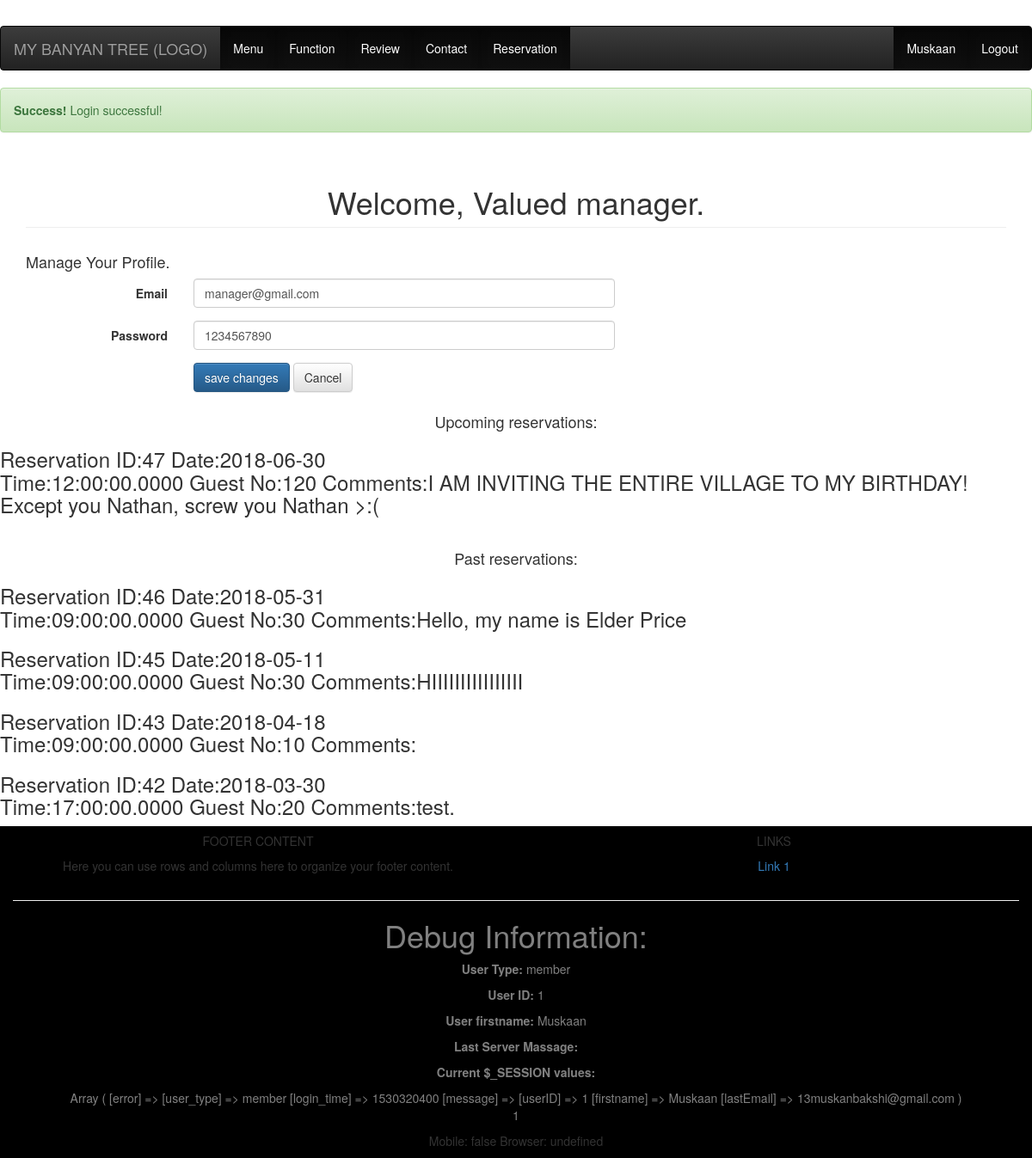
The app's page /manager/index_manager.php (signed in) with its own data.
### tables this page shows
CREATE TABLE `manager` (
  `managerID` int(10) NOT NULL,
  `email` varchar(40) NOT NULL,
  `password` varchar(60) NOT NULL
);

CREATE TABLE `reservation` (
  `reservationID` int(10) NOT NULL,
  `date` date NOT NULL,
  `time` time(4) NOT NULL,
  `guestno` int(10) NOT NULL,
  `comment` varchar(256) NOT NULL,
  `memberID` int(10) NOT NULL,
  `functionID` int(10) NOT NULL
);

### manager/index_manager.php (the view, shortened to what this page needs)
<?php
include( '../view/pages/navigationbar.php' );
?>
<?php
$contentquery = "SELECT * FROM manager WHERE managerID=:id";
$stmt = $conn->prepare( $contentquery );
$stmt->bindParam( ':id', $_SESSION[ 'userID' ], PDO::PARAM_INT );
$stmt->execute();
$results = $stmt->fetchAll();
$email = $results[0]['email'];
$password = $results[0]['password'];
?>
<!doctype html>
<html>
<head>
</head>
<body>
	<div class="container" style="padding-top: 1px;">
		<h1 class="page-header" style="text-align: center;">
			Welcome, Valued manager.
		</h1>
		<div class="row">
			<div class="col-md-8 col-sm-6 col-xs-12 personal-info">
				<form class="form-horizontal" role="form" method="post" id=action="../../control/memberprofile_updateprocess.php?id=<?php echo $_SESSION['userID'];?>">
					<h4>Manage Your Profile.</h4>
					<div class="form-group">
						<label class="col-lg-3 control-label" id="email">Email</label>
						<div class="col-lg-8">
							<input class="form-control" value="<?php echo $email?>" type="text">
						</div>
					</div>
					<div class="form-group">
						<label class="col-md-3 control-label" id="password">Password</label>
						<div class="col-md-8">
							<input class="form-control" value="<?php echo $password?>" type="text">
						</div>
					</div>
					<div class="form-group">
						<label class="col-md-3 control-label"></label>
						<div class="col-md-8">
							<input class="btn btn-primary" value="save changes" type="button" onClick="../../control/memberprofile)updateprocess.php">
							<input class="btn btn-default" value="Cancel" type="reset">
						</div>
					</div>
				</form>
			</div>
		</div>
	</div>
	<h4 style="text-align: center;">Upcoming reservations:</h4>
	<?php
	$contentquery = "SELECT * FROM reservation WHERE date >= CURRENT_DATE";
	$stmt = $conn->prepare( $contentquery );
	$stmt->execute();
	$staticresult = $stmt->fetchAll( PDO::FETCH_ASSOC );
	foreach ( $staticresult as $row ) {
		echo '<h3><span>', 'Reservation ID:', $row[ 'reservationID' ], ' Date:', $row[ 'date' ], ' </span>';
		echo '<div class="mic-info"> <span> Time:', $row[ 'time' ], ' Guest No:', $row[ 'guestno' ], ' Comments:' . $row[ 'comment' ], '
                                    </h3>
                                </span>';
	}
	?>
	<br>
	<h4 style="text-align: center;">Past reservations:</h4>
	<?php
	$contentquery = "SELECT * FROM reservation WHERE date < CURRENT_DATE ORDER BY date DESC";
	$stmt = $conn->prepare( $contentquery );
	$stmt->execute();
	$staticresult = $stmt->fetchAll( PDO::FETCH_ASSOC );
	foreach ( $staticresult as $row ) {
		echo '<h3><span>', 'Reservation ID:', $row[ 'reservationID' ], ' Date:', $row[ 'date' ], ' </span>';
		echo '<div class="mic-info"> <span> Time:', $row[ 'time' ], ' Guest No:', $row[ 'guestno' ], ' Comments:' . $row[ 'comment' ], '
                                    </h3>
                                </span>';
	}
	?>
	<?php include('../view/pages/footer.php');?>
</body>
</html>

### manager/index_manager.php (style rules this page uses)
body { padding-top: 30px; }

### records on screen
manager: email "manager@gmail.com", password "1234567890"
reservation: reservationID "47", date "2018-06-30", time "12:00:00.0000", guestno "120", comment "I AM INVITING THE ENTIRE VILLAGE TO MY BIRTHDAY! Except you Nathan, screw you Nathan >:("
reservation: reservationID "46", date "2018-05-31", time "09:00:00.0000", guestno "30", comment "Hello, my name is Elder Price"
reservation: reservationID "45", date "2018-05-11", time "09:00:00.0000", guestno "30", comment "HIIIIIIIIIIIIIIII"
reservation: reservationID "43", date "2018-04-18", time "09:00:00.0000", guestno "10"
reservation: reservationID "42", date "2018-03-30", time "17:00:00.0000", guestno "20", comment "test."

### other values on screen
$_SESSION['firstname'] "Muskaan"
$_SESSION[ 'message' ] "Login successful!"
$_SESSION[ 'user_type' ] "member"
$_SESSION[ 'userID' ] "1"
$_SESSION[ 'firstname' ] "Muskaan"
print_r( $_SESSION ) "1"
